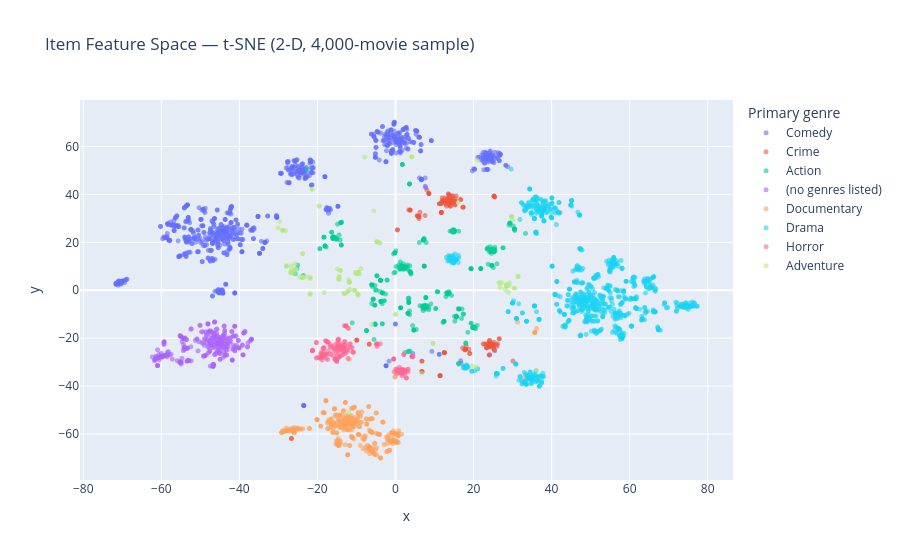

The notebook cell this image was saved under:
### Markdown cell above
## 7. Non-linear Projections — t-SNE & UMAP

PCA is linear, so it can flatten curved structure. Two non-linear embeddings often
reveal tighter genre clusters. We project the **same 4,000-movie sample** to 2-D,
coloured by primary genre. Both run on a 50-dim PCA pre-reduction — standard practice
that speeds up t-SNE and denoises the input. UMAP needs the optional `umap-learn`
package; the cell degrades gracefully if it isn't installed.

> Runtime: t-SNE on 4,000 points takes ~1–2 minutes; UMAP is faster.

### Code cell
from sklearn.manifold import TSNE
from sklearn.decomposition import PCA

# 50-dim PCA pre-reduction shared by both non-linear projections.
X_pca50 = PCA(n_components=50, random_state=42).fit_transform(dense[sample_idx])

tsne_xy = TSNE(
    n_components=2, init="pca", perplexity=30, random_state=42,
).fit_transform(X_pca50)

viz_tsne = pd.DataFrame({"x": tsne_xy[:, 0], "y": tsne_xy[:, 1], "Primary genre": primary})
viz_tsne = viz_tsne[viz_tsne["Primary genre"].isin(top_genres)]

fig = px.scatter(
    viz_tsne, x="x", y="y", color="Primary genre", opacity=0.6,
    title="Item Feature Space — t-SNE (2-D, 4,000-movie sample)",
)
fig.update_traces(marker_size=5)
save_fig(fig, "16_feature_space_tsne")

### Figure 1 — Plotly figure (JSON) as saved in the notebook; plotly's stock layout.template omitted (floating-point values rounded to 4 significant figures; data arrays with more than 128 entries replaced by an {"elided": "..."} marker saying what was removed)
{"data": [{"hovertemplate": "Primary genre=Comedy<br>x=%{x}<br>y=%{y}<extra></extra>", "legendgroup": "Comedy", "marker": {"color": "#636efa", "opacity": 0.6, "size": 5, "symbol": "circle"}, "mode": "markers", "name": "Comedy", "showlegend": true, "type": "scattergl", "x": {"elided": "915 float values"}, "xaxis": "x", "y": {"elided": "915 float values"}, "yaxis": "y"}, {"hovertemplate": "Primary genre=Crime<br>x=%{x}<br>y=%{y}<extra></extra>", "legendgroup": "Crime", "marker": {"color": "#EF553B", "opacity": 0.6, "size": 5, "symbol": "circle"}, "mode": "markers", "name": "Crime", "showlegend": true, "type": "scattergl", "x": {"elided": "207 float values"}, "xaxis": "x", "y": {"elided": "207 float values"}, "yaxis": "y"}, {"hovertemplate": "Primary genre=Action<br>x=%{x}<br>y=%{y}<extra></extra>", "legendgroup": "Action", "marker": {"color": "#00cc96", "opacity": 0.6, "size": 5, "symbol": "circle"}, "mode": "markers", "name": "Action", "showlegend": true, "type": "scattergl", "x": {"elided": "452 float values"}, "xaxis": "x", "y": {"elided": "452 float values"}, "yaxis": "y"}, {"hovertemplate": "Primary genre=(no genres listed)<br>x=%{x}<br>y=%{y}<extra></extra>", "legendgroup": "(no genres listed)", "marker": {"color": "#ab63fa", "opacity": 0.6, "size": 5, "symbol": "circle"}, "mode": "markers", "name": "(no genres listed)", "showlegend": true, "type": "scattergl", "x": {"elided": "304 float values"}, "xaxis": "x", "y": {"elided": "304 float values"}, "yaxis": "y"}, {"hovertemplate": "Primary genre=Documentary<br>x=%{x}<br>y=%{y}<extra></extra>", "legendgroup": "Documentary", "marker": {"color": "#FFA15A", "opacity": 0.6, "size": 5, "symbol": "circle"}, "mode": "markers", "name": "Documentary", "showlegend": true, "type": "scattergl", "x": {"elided": "361 float values"}, "xaxis": "x", "y": {"elided": "361 float values"}, "yaxis": "y"}, {"hovertemplate": "Primary genre=Drama<br>x=%{x}<br>y=%{y}<extra></extra>", "legendgroup": "Drama", "marker": {"color": "#19d3f3", "opacity": 0.6, "size": 5, "symbol": "circle"}, "mode": "markers", "name": "Drama", "showlegend": true, "type": "scattergl", "x": {"elided": "982 float values"}, "xaxis": "x", "y": {"elided": "982 float values"}, "yaxis": "y"}, {"hovertemplate": "Primary genre=Horror<br>x=%{x}<br>y=%{y}<extra></extra>", "legendgroup": "Horror", "marker": {"color": "#FF6692", "opacity": 0.6, "size": 5, "symbol": "circle"}, "mode": "markers", "name": "Horror", "showlegend": true, "type": "scattergl", "x": {"elided": "208 float values"}, "xaxis": "x", "y": {"elided": "208 float values"}, "yaxis": "y"}, {"hovertemplate": "Primary genre=Adventure<br>x=%{x}<br>y=%{y}<extra></extra>", "legendgroup": "Adventure", "marker": {"color": "#B6E880", "opacity": 0.6, "size": 5, "symbol": "circle"}, "mode": "markers", "name": "Adventure", "showlegend": true, "type": "scattergl", "x": {"elided": "158 float values"}, "xaxis": "x", "y": {"elided": "158 float values"}, "yaxis": "y"}], "layout": {"legend": {"title": {"text": "Primary genre"}, "tracegroupgap": 0}, "title": {"text": "Item Feature Space — t-SNE (2-D, 4,000-movie sample)"}, "xaxis": {"anchor": "y", "domain": [0, 1], "title": {"text": "x"}}, "yaxis": {"anchor": "x", "domain": [0, 1], "title": {"text": "y"}}}}
